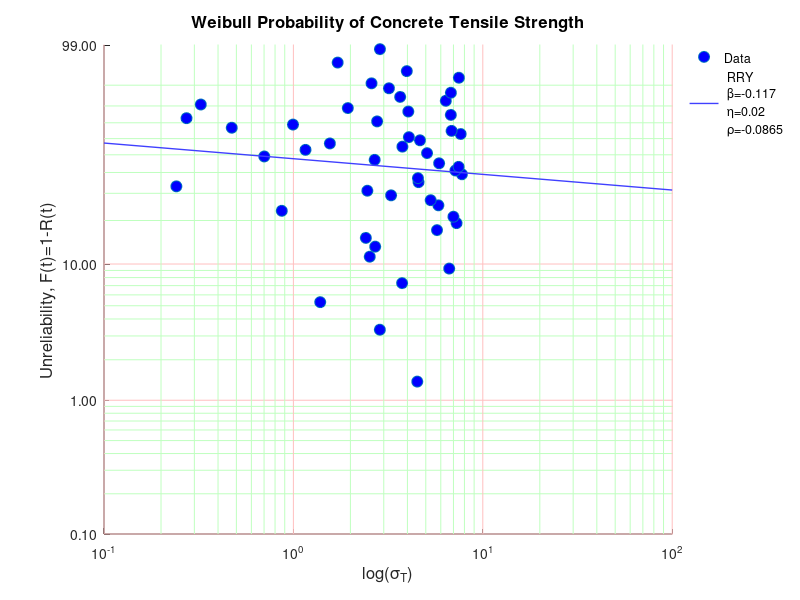

Source code (MATLAB):
%% Experiment 3 - Statistical Analysis

sigma = rand(50,1)*8; 
% This will be the input from NIck's function, right now I am just using a
% random number generator for 0-8 MPa (50 results)

% Central Tendency:
sigma_bar = mean(sigma)  % mean
sigma_med = median(sigma)  % median

% Dispersion:
sigma_std = std(sigma)   % standard deviation
sigma_var = var(sigma)   % variance

% Weibull
sigma_dist = wblfit(sigma)

a = sigma_dist(1)
b = sigma_dist(2)

figure(1)
wblplot(sigma)
xlabel('log(\sigma_T)')
title('Weibull Probability of Concrete Tensile Strength')
